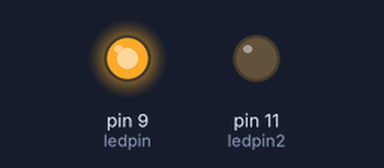
Bench run of a sketch on a simulated Arduino Uno, built with avr-gcc and run on an emulated ATmega328P. Shown: output pins drawn as LEDs (lit = HIGH).

Above: at 0.05 s.
At 0.5 s:
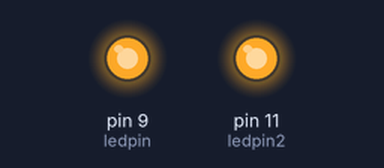
At 0.95 s:
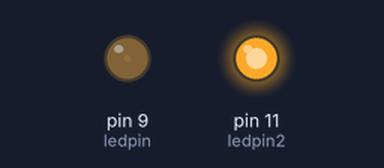
At 1.9 s:
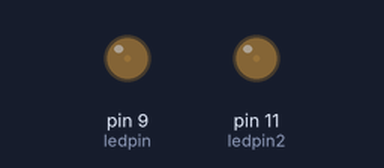
Timing chart, 0 to 4.6 s (numbered marks = the images above):
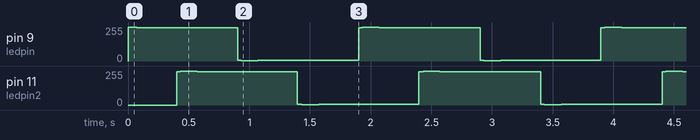

The sketch:

pmw_5_coseno.ino
```cpp
/*
 * PWM coseno
 *
 * PWM up & down utilizzando il coseno
 * senza delay()
 *
 * Maggiore tempo con poca / massima luminosita'.
 */

int value, value2 ;
int ledpin = 9;     // light connected to digital pin 10
int ledpin2 = 11;   // light connected to digital pin 11
long time=0;

int periode = 2000;
int displace = 500;

void setup()
{
 // nothing for setup
}

void loop()
{
 time = millis();
 value = 128+127*cos(2*PI/periode*time);
 value2 = 128+127*cos(2*PI/periode*(displace-time));
 analogWrite(ledpin, value);    // sets the value (range from 0 to 255)
 analogWrite(ledpin2, value2);// sets the value (range from 0 to 255)
}

/* Esercizi:
 1.Fare un script analogo utilizzano la funzione map().
 2.Fare un script analogo utilizzano millis e (float).
 */
```
